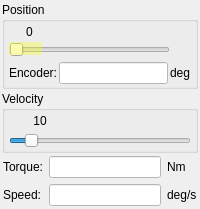
        <widget class="QWidget" name="pagePosition">
         <layout class="QVBoxLayout" name="verticalLayout_2">
          <property name="spacing">
           <number>2</number>
          </property>
          <property name="leftMargin">
           <number>2</number>
          </property>
          <property name="topMargin">
           <number>2</number>
          </property>
          <property name="rightMargin">
           <number>2</number>
          </property>
          <property name="bottomMargin">
           <number>2</number>
          </property>
          <item>
           <widget class="QGroupBox" name="groupBox_13">
            <property name="minimumSize">
             <size>
              <width>0</width>
              <height>0</height>
             </size>
            </property>
            <property name="title">
             <string>Position</string>
            </property>
            <layout class="QVBoxLayout" name="verticalLayout_19">
             <property name="spacing">
              <number>0</number>
             </property>
             <property name="leftMargin">
              <number>4</number>
             </property>
             <property name="topMargin">
              <number>0</number>
             </property>
             <property name="rightMargin">
              <number>4</number>
             </property>
             <property name="bottomMargin">
              <number>2</number>
             </property>
             <item>
              <widget class="QWidget" name="widget_3" native="true">
               <property name="minimumSize">
                <size>
                 <width>0</width>
                 <height>20</height>
                </size>
               </property>
               <property name="maximumSize">
                <size>
                 <width>16777215</width>
                 <height>20</height>
                </size>
               </property>
               <widget class="QLabel" name="labelPositionPosition">
                <property name="geometry">
                 <rect>
                  <x>0</x>
                  <y>0</y>
                  <width>41</width>
                  <height>20</height>
                 </rect>
                </property>
                <property name="minimumSize">
                 <size>
                  <width>30</width>
                  <height>20</height>
                 </size>
                </property>
                <property name="maximumSize">
                 <size>
                  <width>16777215</width>
                  <height>20</height>
                 </size>
                </property>
                <property name="text">
                 <string>0</string>
                </property>
                <property name="alignment">
                 <set>Qt::AlignCenter</set>
                </property>
               </widget>
              </widget>
             </item>
             <item>
              <widget class="QWidget" name="widget_55" native="true">
               <property name="sizePolicy">
                <sizepolicy hsizetype="Expanding" vsizetype="Preferred">
                 <horstretch>0</horstretch>
                 <verstretch>0</verstretch>
                </sizepolicy>
               </property>
               <property name="minimumSize">
                <size>
                 <width>0</width>
                 <height>20</height>
                </size>
               </property>
               <property name="maximumSize">
                <size>
                 <width>16777215</width>
                 <height>20</height>
                </size>
               </property>
               <widget class="QSlider" name="sliderPositionPosition">
                <property name="geometry">
                 <rect>
                  <x>0</x>
                  <y>0</y>
                  <width>161</width>
                  <height>15</height>
                 </rect>
                </property>
                <property name="sizePolicy">
                 <sizepolicy hsizetype="Maximum" vsizetype="Fixed">
                  <horstretch>0</horstretch>
                  <verstretch>0</verstretch>
                 </sizepolicy>
                </property>
                <property name="maximumSize">
                 <size>
                  <width>16777215</width>
                  <height>15</height>
                 </size>
                </property>
                <property name="mouseTracking">
                 <bool>false</bool>
                </property>
                <property name="styleSheet">
                 <string notr="true"/>
                </property>
                <property name="orientation">
                 <enum>Qt::Horizontal</enum>
                </property>
               </widget>
               <widget class="QLabel" name="labelTarget">
                <property name="geometry">
                 <rect>
                  <x>0</x>
                  <y>-1</y>
                  <width>33</width>
                  <height>14</height>
                 </rect>
                </property>
                <property name="sizePolicy">
                 <sizepolicy hsizetype="Preferred" vsizetype="Fixed">
                  <horstretch>0</horstretch>
                  <verstretch>0</verstretch>
                 </sizepolicy>
                </property>
                <property name="styleSheet">
                 <string notr="true">background-color: rgba(255,255,0,30%)</string>
                </property>
                <property name="text">
                 <string/>
                </property>
                <property name="textInteractionFlags">
                 <set>Qt::NoTextInteraction</set>
                </property>
               </widget>
              </widget>
             </item>
             <item>
              <widget class="QWidget" name="widget_4" native="true">
               <layout class="QHBoxLayout" name="horizontalLayout_9">
                <property name="spacing">
                 <number>2</number>
                </property>
                <property name="leftMargin">
                 <number>0</number>
                </property>
                <property name="topMargin">
                 <number>0</number>
                </property>
                <property name="rightMargin">
                 <number>0</number>
                </property>
                <property name="bottomMargin">
                 <number>0</number>
                </property>
                <item>
                 <widget class="QLabel" name="label_29">
                  <property name="text">
                   <string>Encoder:</string>
                  </property>
                 </widget>
                </item>
                <item>
                 <widget class="QLineEdit" name="editPositionCurrentPos">
                  <property name="styleSheet">
                   <string notr="true">background-color: rgb(255, 255, 255);
</string>
                  </property>
                  <property name="readOnly">
                   <bool>true</bool>
                  </property>
                 </widget>
                </item>
                <item>
                 <widget class="QLabel" name="label_30">
                  <property name="text">
                   <string>deg</string>
                  </property>
                 </widget>
                </item>
               </layout>
              </widget>
             </item>
            </layout>
           </widget>
          </item>
          <item>
           <widget class="QGroupBox" name="groupBox_12">
            <property name="title">
             <string>Velocity</string>
            </property>
            <layout class="QVBoxLayout" name="verticalLayout_18">
             <property name="spacing">
              <number>2</number>
             </property>
             <property name="leftMargin">
              <number>4</number>
             </property>
             <property name="topMargin">
              <number>0</number>
             </property>
             <property name="rightMargin">
              <number>4</number>
             </property>
             <property name="bottomMargin">
              <number>2</number>
             </property>
             <item>
              <widget class="QWidget" name="widget_5" native="true">
               <property name="minimumSize">
                <size>
                 <width>0</width>
                 <height>20</height>
                </size>
               </property>
               <property name="maximumSize">
                <size>
                 <width>16777215</width>
                 <height>20</height>
                </size>
               </property>
               <widget class="QLabel" name="labelPositionVelocity">
                <property name="geometry">
                 <rect>
                  <x>16</x>
                  <y>0</y>
                  <width>30</width>
                  <height>20</height>
                 </rect>
                </property>
                <property name="minimumSize">
                 <size>
                  <width>30</width>
                  <height>20</height>
                 </size>
                </property>
                <property name="maximumSize">
                 <size>
                  <width>16777215</width>
                  <height>20</height>
                 </size>
                </property>
                <property name="text">
                 <string>10</string>
                </property>
                <property name="alignment">
                 <set>Qt::AlignCenter</set>
                </property>
               </widget>
              </widget>
             </item>
             <item>
              <widget class="QSlider" name="sliderPositionVelocity">
               <property name="mouseTracking">
                <bool>false</bool>
               </property>
               <property name="minimum">
                <number>1</number>
               </property>
               <property name="maximum">
                <number>100</number>
               </property>
               <property name="value">
                <number>10</number>
               </property>
               <property name="orientation">
                <enum>Qt::Horizontal</enum>
               </property>
              </widget>
             </item>
            </layout>
           </widget>
          </item>
          <item>
           <widget class="QWidget" name="widget_6" native="true">
            <layout class="QGridLayout" name="gridLayout_3">
             <property name="leftMargin">
              <number>1</number>
             </property>
             <property name="topMargin">
              <number>1</number>
             </property>
             <property name="rightMargin">
              <number>1</number>
             </property>
             <property name="bottomMargin">
              <number>1</number>
             </property>
             <property name="horizontalSpacing">
              <number>6</number>
             </property>
             <item row="0" column="0">
              <widget class="QLabel" name="label_25">
               <property name="text">
                <string>Torque:</string>
               </property>
              </widget>
             </item>
             <item row="0" column="1">
              <widget class="QLineEdit" name="editPositionTorque">
               <property name="maximumSize">
                <size>
                 <width>16777215</width>
                 <height>16777215</height>
                </size>
               </property>
               <property name="styleSheet">
                <string notr="true">background-color: rgb(255, 255, 255);</string>
               </property>
               <property name="readOnly">
                <bool>true</bool>
               </property>
              </widget>
             </item>
             <item row="0" column="2">
              <widget class="QLabel" name="label_26">
               <property name="text">
                <string>Nm</string>
               </property>
              </widget>
             </item>
             <item row="1" column="0">
              <widget class="QLabel" name="labelSpeed2">
               <property name="text">
                <string>Speed:</string>
               </property>
              </widget>
             </item>
             <item row="1" column="1">
              <widget class="QLineEdit" name="editPositionSpeed">
               <property name="maximumSize">
                <size>
                 <width>16777215</width>
                 <height>16777215</height>
                </size>
               </property>
               <property name="styleSheet">
                <string notr="true">background-color: rgb(255, 255, 255);</string>
               </property>
               <property name="readOnly">
                <bool>true</bool>
               </property>
              </widget>
             </item>
             <item row="1" column="2">
              <widget class="QLabel" name="labelSpeed3">
               <property name="text">
                <string>deg/s</string>
               </property>
              </widget>
             </item>
            </layout>
           </widget>
          </item>
         </layout>
         <zorder>widget_6</zorder>
         <zorder>groupBox_12</zorder>
         <zorder>groupBox_13</zorder>
        </widget>
